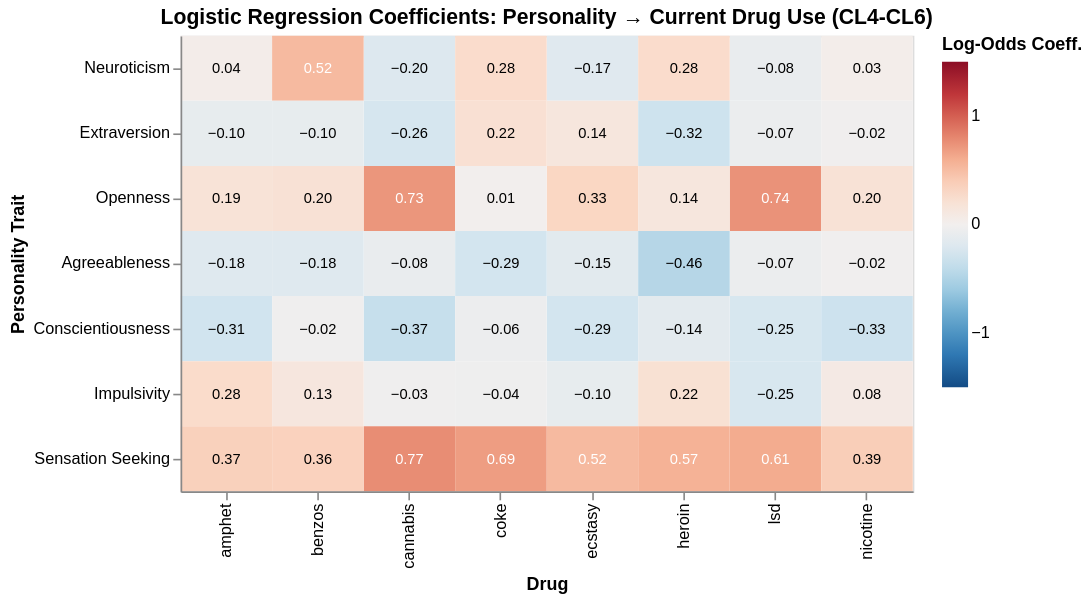

Write notebook code for a chart like this one.
### Code cell
# -------------------------------------------------------
# CHART 8: Coefficient heatmap from logistic regression
# -------------------------------------------------------

coef_chart = alt.Chart(df_coef).mark_rect().encode(
    x=alt.X('Drug:N', title='Drug'),
    y=alt.Y('Trait:N', title='Personality Trait', sort=None),
    color=alt.Color('Coefficient:Q',
                    scale=alt.Scale(scheme='redblue', domain=[-1.5, 1.5], reverse=True),
                    title='Log-Odds Coeff.'),
    tooltip=['Drug', 'Trait',
             alt.Tooltip('Coefficient:Q', format='.3f'),
             alt.Tooltip('AUC:Q', title='CV AUC'),
             'Prevalence']
).properties(
    title='Logistic Regression Coefficients: Personality → Current Drug Use (CL4-CL6)',
    width=450, height=280
)

text_coef = coef_chart.mark_text(fontSize=9).encode(
    text=alt.Text('Coefficient:Q', format='.2f'),
    color=alt.condition(
        alt.datum.Coefficient > 0.4,
        alt.value('white'),
        alt.value('black')
    )
)

(coef_chart + text_coef)

### Figure 1 — Vega-Lite specification as saved in the notebook (floating-point values rounded to 4 significant figures)
{"config": {"view": {"continuousWidth": 300, "continuousHeight": 300}}, "layer": [{"mark": {"type": "rect"}, "encoding": {"color": {"field": "Coefficient", "scale": {"domain": [-1.5, 1.5], "reverse": true, "scheme": "redblue"}, "title": "Log-Odds Coeff.", "type": "quantitative"}, "tooltip": [{"field": "Drug", "type": "nominal"}, {"field": "Trait", "type": "nominal"}, {"field": "Coefficient", "format": ".3f", "type": "quantitative"}, {"field": "AUC", "title": "CV AUC", "type": "quantitative"}, {"field": "Prevalence", "type": "nominal"}], "x": {"field": "Drug", "title": "Drug", "type": "nominal"}, "y": {"field": "Trait", "sort": null, "title": "Personality Trait", "type": "nominal"}}, "title": "Logistic Regression Coefficients: Personality → Current Drug Use (CL4-CL6)"}, {"mark": {"type": "text", "fontSize": 9}, "encoding": {"color": {"condition": {"test": "(datum.Coefficient > 0.4)", "value": "white"}, "value": "black"}, "text": {"field": "Coefficient", "format": ".2f", "type": "quantitative"}, "tooltip": [{"field": "Drug", "type": "nominal"}, {"field": "Trait", "type": "nominal"}, {"field": "Coefficient", "format": ".3f", "type": "quantitative"}, {"field": "AUC", "title": "CV AUC", "type": "quantitative"}, {"field": "Prevalence", "type": "nominal"}], "x": {"field": "Drug", "title": "Drug", "type": "nominal"}, "y": {"field": "Trait", "sort": null, "title": "Personality Trait", "type": "nominal"}}, "title": "Logistic Regression Coefficients: Personality → Current Drug Use (CL4-CL6)"}], "data": {"name": "data-73d7e125857c829f534a21aadaf756a1"}, "height": 280, "width": 450, "$schema": "https://vega.github.io/schema/vega-lite/v5.20.1.json", "datasets": {"data-73d7e125857c829f534a21aadaf756a1": [{"Drug": "cannabis", "Trait": "Neuroticism", "Coefficient": -0.1997, "AUC": 0.792, "Prevalence": "42%"}, {"Drug": "cannabis", "Trait": "Extraversion", "Coefficient": -0.2639, "AUC": 0.792, "Prevalence": "42%"}, {"Drug": "cannabis", "Trait": "Openness", "Coefficient": 0.7256, "AUC": 0.792, "Prevalence": "42%"}, {"Drug": "cannabis", "Trait": "Agreeableness", "Coefficient": -0.0849, "AUC": 0.792, "Prevalence": "42%"}, {"Drug": "cannabis", "Trait": "Conscientiousness", "Coefficient": -0.3658, "AUC": 0.792, "Prevalence": "42%"}, {"Drug": "cannabis", "Trait": "Impulsivity", "Coefficient": -0.02586, "AUC": 0.792, "Prevalence": "42%"}, {"Drug": "cannabis", "Trait": "Sensation Seeking", "Coefficient": 0.7708, "AUC": 0.792, "Prevalence": "42%"}, {"Drug": "ecstasy", "Trait": "Neuroticism", "Coefficient": -0.1667, "AUC": 0.716, "Prevalence": "13%"}, {"Drug": "ecstasy", "Trait": "Extraversion", "Coefficient": 0.1396, "AUC": 0.716, "Prevalence": "13%"}, {"Drug": "ecstasy", "Trait": "Openness", "Coefficient": 0.3299, "AUC": 0.716, "Prevalence": "13%"}, {"Drug": "ecstasy", "Trait": "Agreeableness", "Coefficient": -0.1498, "AUC": 0.716, "Prevalence": "13%"}, {"Drug": "ecstasy", "Trait": "Conscientiousness", "Coefficient": -0.2907, "AUC": 0.716, "Prevalence": "13%"}, {"Drug": "ecstasy", "Trait": "Impulsivity", "Coefficient": -0.0988, "AUC": 0.716, "Prevalence": "13%"}, {"Drug": "ecstasy", "Trait": "Sensation Seeking", "Coefficient": 0.5194, "AUC": 0.716, "Prevalence": "13%"}, {"Drug": "lsd", "Trait": "Neuroticism", "Coefficient": -0.08489, "AUC": 0.764, "Prevalence": "9%"}, {"Drug": "lsd", "Trait": "Extraversion", "Coefficient": -0.06964, "AUC": 0.764, "Prevalence": "9%"}, {"Drug": "lsd", "Trait": "Openness", "Coefficient": 0.7429, "AUC": 0.764, "Prevalence": "9%"}, {"Drug": "lsd", "Trait": "Agreeableness", "Coefficient": -0.0702, "AUC": 0.764, "Prevalence": "9%"}, {"Drug": "lsd", "Trait": "Conscientiousness", "Coefficient": -0.2518, "AUC": 0.764, "Prevalence": "9%"}, {"Drug": "lsd", "Trait": "Impulsivity", "Coefficient": -0.2478, "AUC": 0.764, "Prevalence": "9%"}, {"Drug": "lsd", "Trait": "Sensation Seeking", "Coefficient": 0.6108, "AUC": 0.764, "Prevalence": "9%"}, {"Drug": "coke", "Trait": "Neuroticism", "Coefficient": 0.2781, "AUC": 0.727, "Prevalence": "8%"}, {"Drug": "coke", "Trait": "Extraversion", "Coefficient": 0.2177, "AUC": 0.727, "Prevalence": "8%"}, {"Drug": "coke", "Trait": "Openness", "Coefficient": 0.00941, "AUC": 0.727, "Prevalence": "8%"}, {"Drug": "coke", "Trait": "Agreeableness", "Coefficient": -0.2925, "AUC": 0.727, "Prevalence": "8%"}, {"Drug": "coke", "Trait": "Conscientiousness", "Coefficient": -0.05723, "AUC": 0.727, "Prevalence": "8%"}, {"Drug": "coke", "Trait": "Impulsivity", "Coefficient": -0.0371, "AUC": 0.727, "Prevalence": "8%"}, {"Drug": "coke", "Trait": "Sensation Seeking", "Coefficient": 0.6875, "AUC": 0.727, "Prevalence": "8%"}, {"Drug": "nicotine", "Trait": "Neuroticism", "Coefficient": 0.03251, "AUC": 0.683, "Prevalence": "46%"}, {"Drug": "nicotine", "Trait": "Extraversion", "Coefficient": -0.01749, "AUC": 0.683, "Prevalence": "46%"}, {"Drug": "nicotine", "Trait": "Openness", "Coefficient": 0.1958, "AUC": 0.683, "Prevalence": "46%"}, {"Drug": "nicotine", "Trait": "Agreeableness", "Coefficient": -0.01501, "AUC": 0.683, "Prevalence": "46%"}, {"Drug": "nicotine", "Trait": "Conscientiousness", "Coefficient": -0.328, "AUC": 0.683, "Prevalence": "46%"}, {"Drug": "nicotine", "Trait": "Impulsivity", "Coefficient": 0.08307, "AUC": 0.683, "Prevalence": "46%"}, {"Drug": "nicotine", "Trait": "Sensation Seeking", "Coefficient": 0.3891, "AUC": 0.683, "Prevalence": "46%"}, {"Drug": "heroin", "Trait": "Neuroticism", "Coefficient": 0.2782, "AUC": 0.794, "Prevalence": "3%"}, {"Drug": "heroin", "Trait": "Extraversion", "Coefficient": -0.3231, "AUC": 0.794, "Prevalence": "3%"}, {"Drug": "heroin", "Trait": "Openness", "Coefficient": 0.1368, "AUC": 0.794, "Prevalence": "3%"}, {"Drug": "heroin", "Trait": "Agreeableness", "Coefficient": -0.4612, "AUC": 0.794, "Prevalence": "3%"}, {"Drug": "heroin", "Trait": "Conscientiousness", "Coefficient": -0.1446, "AUC": 0.794, "Prevalence": "3%"}, {"Drug": "heroin", "Trait": "Impulsivity", "Coefficient": 0.215, "AUC": 0.794, "Prevalence": "3%"}, {"Drug": "heroin", "Trait": "Sensation Seeking", "Coefficient": 0.5715, "AUC": 0.794, "Prevalence": "3%"}, {"Drug": "amphet", "Trait": "Neuroticism", "Coefficient": 0.04194, "AUC": 0.725, "Prevalence": "13%"}, {"Drug": "amphet", "Trait": "Extraversion", "Coefficient": -0.09951, "AUC": 0.725, "Prevalence": "13%"}, {"Drug": "amphet", "Trait": "Openness", "Coefficient": 0.186, "AUC": 0.725, "Prevalence": "13%"}, {"Drug": "amphet", "Trait": "Agreeableness", "Coefficient": -0.1782, "AUC": 0.725, "Prevalence": "13%"}, {"Drug": "amphet", "Trait": "Conscientiousness", "Coefficient": -0.3068, "AUC": 0.725, "Prevalence": "13%"}, {"Drug": "amphet", "Trait": "Impulsivity", "Coefficient": 0.2817, "AUC": 0.725, "Prevalence": "13%"}, {"Drug": "amphet", "Trait": "Sensation Seeking", "Coefficient": 0.3693, "AUC": 0.725, "Prevalence": "13%"}, {"Drug": "benzos", "Trait": "Neuroticism", "Coefficient": 0.5185, "AUC": 0.721, "Prevalence": "16%"}, {"Drug": "benzos", "Trait": "Extraversion", "Coefficient": -0.1014, "AUC": 0.721, "Prevalence": "16%"}, {"Drug": "benzos", "Trait": "Openness", "Coefficient": 0.2031, "AUC": 0.721, "Prevalence": "16%"}, {"Drug": "benzos", "Trait": "Agreeableness", "Coefficient": -0.178, "AUC": 0.721, "Prevalence": "16%"}, {"Drug": "benzos", "Trait": "Conscientiousness", "Coefficient": -0.02375, "AUC": 0.721, "Prevalence": "16%"}, {"Drug": "benzos", "Trait": "Impulsivity", "Coefficient": 0.1305, "AUC": 0.721, "Prevalence": "16%"}, {"Drug": "benzos", "Trait": "Sensation Seeking", "Coefficient": 0.3572, "AUC": 0.721, "Prevalence": "16%"}]}}
